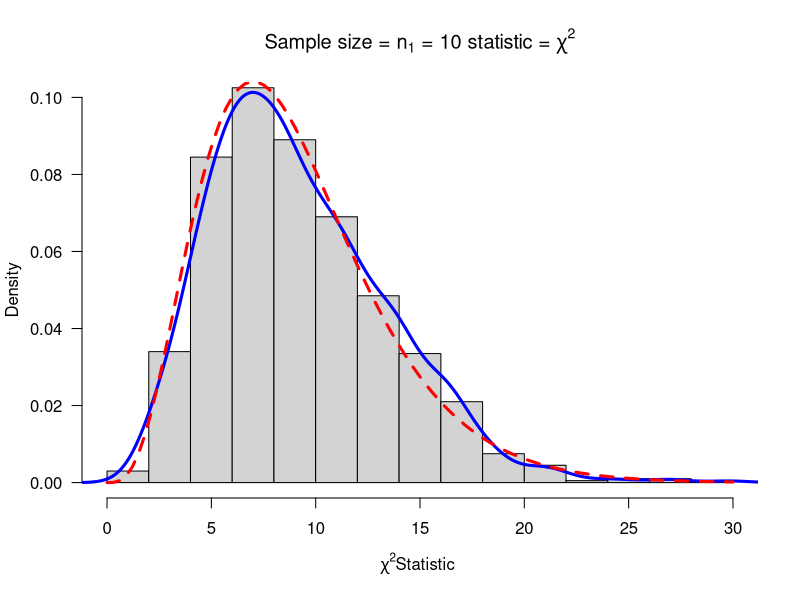

R code for this plot: (Note: this script raises an error after producing the figure.)
#Task 2
  mychisim<-function(n1=10,sigma1=3,mean1=5,iter=1000,ymax=0.1,...){
    
    #generates vector with normally distributed random variables that fit those parameters
    y1=rnorm(n1*iter,mean=mean1,sd=sigma1)# generate iter samples of size n1
    
    #creates data matrix using vector created above
    data1.mat=matrix(y1,nrow=n1,ncol=iter,byrow=TRUE)
    
    #applies function to margins of matrix
    ssq1=apply(data1.mat,2,var)
    
    #chi-square statistic
    w=(n1-1)*ssq1/sigma1^2
    
    hist(w,freq=FALSE, ylim=c(0,ymax), main=substitute(paste("Sample size = ",n[1]," = ",n1," statistic = ",chi^2)), xlab=expression(paste(chi^2, "Statistic",sep=" ")), las=1)
    
    #line of best fit for the histogram
    lines(density(w),col="Blue",lwd=3)
    
    #theoretical normal curve
    curve(dchisq(x,n1-1),add=TRUE,col="Red",lty=2,lwd=3)
    title=expression(chi^2==frac((n[1]-1)*s^2,sigma^2))
    
    #places legend on click
    legend(locator(1),c("Simulated","Theoretical"),col=c("Blue","Red"),lwd=4,lty=1:2,bty="n",title=title) 
    
    return(list(w=w,summary=summary(w),sd=sd(w),fun="Chi-sq"))
  }

quartz()

# (a)
mychisim(n1 = 10, iter = 1000, mean1 = 10, sigma1 = 4, ymax = 0.1)

# (b)
mychisim(n1 = 20, iter = 1000, mean1 = 10, sigma1 = 4)

# (c)
mychisim(n1 = 100, iter = 1000, mean1 = 10, sigma1 = 4)

# (d)
mychisim(n1 = 200, iter = 1000, mean1 = 10, sigma1 = 4)

# (e) the histogram included is of chisq$w
chisq1 = mychisim(n1 = 10, iter = 1500, mean1 = 20, sigma1 = 10, ymax = 0.11)

# Task 3
#function
myTsim <- function(n1=10,sigma1=3,mean1=5,iter=1000,ymax=0.1,...){
  
  #y vector
  y1=rnorm(n1*iter,mean=mean1,sd=sigma1)
  
  #create matrix
  data1.mat=matrix(y1,nrow=n1,ncol=iter,byrow=TRUE)
  
  #apply function w/ matrix
  sd1=apply(data1.mat,2,sd)
  ybar=apply(data1.mat,2,mean)
  
  w=(ybar-mean1)/(sd1/sqrt(n1))
  
  #histogram
  hist(w,freq=FALSE, ylim=c(0,ymax), main=substitute(paste("Sample size = ",n[1]," = ",n1," statistic = ",T," iterations= ",iter)), xlab=expression(paste(T, "Statistic",sep=" ")), las=1)
  
  #density line
  lines(density(w),col="Blue",lwd=3)
  
  #theoretical distribution curve
  curve(dt(x,n1-1),add=TRUE,col="Red",lty=2,lwd=3)
  
  title=expression(T==frac((bar(y)-mu),s/sqrt(n1)))
  
  #legend
  legend(locator(1),c("Simulated","Theoretical"),col=c("Blue","Red"),lwd=4,lty=1:2,bty="n",title=title)
  
  #big table of data
  return(list(w=w,summary=summary(w),sd=sd(w),fun="T"))
}

quartz()

## (a) $n_1 = 10, iter = 1000, \mu_1 = 10, \sigma_1 = 4$
myTsim(n1 = 10, sigma1 = 4, mean1 = 10, iter = 1000, ymax = 0.45)

## (b) $n_1 = 20, iter = 1000, \mu_1 = 10, \sigma_1 = 4$
myTsim(n1 = 20, sigma1 = 4, mean1 = 10, iter = 1000, ymax = 0.45)

## (c) $n_1 = 100, iter = 1000, \mu_1 = 10, \sigma_1 = 4$
myTsim(n1 = 100, sigma1 = 4, mean1 = 10, iter = 1000, ymax = 0.45)

## (d) $n_1 = 200, iter = 1000, \mu_1 = 10, \sigma_1 = 4$
myTsim(n1 = 200, sigma1 = 4, mean1 = 10, iter = 1000, ymax = 0.45)

## (e) $n_1 = 10, iter = 1500, \mu_1 = 20, sigma_1 = 10)$
myTsim(n1 = 10, iter = 1500, mean1 = 20, sigma1 = 10, ymax = 0.45)

# Task 4
mychisim2<-function(n1=10,n2=14,sigma1=3,sigma2=3,mean1=5,mean2=10,iter=1000,ymax=0.07,...){ 
  
  #two different vectors using the data
  y1=rnorm(n1*iter,mean=mean1,sd=sigma1)
  y2=rnorm(n2*iter,mean=mean2,sd=sigma2)
  
  #making two matrices using the vectors
  data1.mat=matrix(y1,nrow=n1,ncol=iter,byrow=TRUE)
  data2.mat=matrix(y2,nrow=n2,ncol=iter,byrow=TRUE)
  
  #applies function to margin of matrices
  ssq1=apply(data1.mat,2,var)
  ssq2=apply(data2.mat,2,var)
  spsq=((n1-1)*ssq1 + (n2-1)*ssq2)/(n1+n2-2)
  w=(n1+n2-2)*spsq/(sigma1^2)
  
  #histogram
  hist(w,freq=FALSE, ylim=c(0,ymax), main=substitute(paste("Sample size = ",n[1]+n[2]," = ",n1+n2," statistic = ",chi^2)), xlab=expression(paste(chi^2, "Statistic",sep=" ")), las=1)
  
  #line following rough shape of histogram
  lines(density(w),col="Blue",lwd=3)
  
  #line showing how data so theoretically look
  curve(dchisq(x,n1+n2-2),add=TRUE,col="Red",lty=2,lwd=3)
  title=expression(chi^2==frac((n[1]+n[2]-2)*S[p]^2,sigma^2))
  
  #places legend on click
  legend(locator(1),c("Simulated","Theoretical"),col=c("Blue","Red"),lwd=4,lty=1:2,bty="n",title=title) 
  
  return(list(w=w,summary=summary(w),sd=sd(w),fun="Chi-sq")) # some output to use if needed
}

quartz()

## (a)
mychisim2(n1 = 10, n2 = 10, mean1 = 5, mean2 = 10, sigma1 = 4, sigma2 = 4, iter = 1000)

## (b)
mychisim2(n1 = 20, n2 = 10, mean1 = 3, mean2 = 5, sigma1 = 10, sigma2 = 10, iter = 1000)

## (c)
mychisim2(n1 = 50, n2 = 50, mean1 = 5, mean2 = 10, sigma1 = 4, sigma2 = 4, iter = 10000)

## (d)
mychisim2(n1 = 80, n2 = 50, mean1 = 3, mean2 = 5, sigma1 = 10, sigma2 = 10, iter = 10000)

## (e)
mychisim2(iter = 10000)
